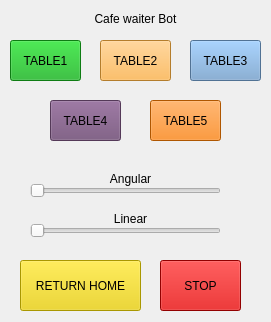
<?xml version="1.0" encoding="UTF-8"?>
<ui version="4.0">
 <class>Form</class>
 <widget class="QWidget" name="Form">
  <property name="geometry">
   <rect>
    <x>0</x>
    <y>0</y>
    <width>271</width>
    <height>322</height>
   </rect>
  </property>
  <property name="windowTitle">
   <string>Form</string>
  </property>
  <widget class="QLabel" name="label">
   <property name="geometry">
    <rect>
     <x>80</x>
     <y>10</y>
     <width>111</width>
     <height>17</height>
    </rect>
   </property>
   <property name="autoFillBackground">
    <bool>false</bool>
   </property>
   <property name="text">
    <string>Cafe waiter Bot</string>
   </property>
   <property name="alignment">
    <set>Qt::AlignCenter</set>
   </property>
  </widget>
  <widget class="QPushButton" name="pushButton">
   <property name="geometry">
    <rect>
     <x>10</x>
     <y>40</y>
     <width>71</width>
     <height>41</height>
    </rect>
   </property>
   <property name="styleSheet">
    <string notr="true">background-color: rgb(19, 174, 27);</string>
   </property>
   <property name="text">
    <string>TABLE1</string>
   </property>
  </widget>
  <widget class="QPushButton" name="pushButton_6">
   <property name="geometry">
    <rect>
     <x>100</x>
     <y>40</y>
     <width>71</width>
     <height>41</height>
    </rect>
   </property>
   <property name="styleSheet">
    <string notr="true">background-color: rgb(252, 175, 62);</string>
   </property>
   <property name="text">
    <string>TABLE2</string>
   </property>
  </widget>
  <widget class="QPushButton" name="pushButton_3">
   <property name="geometry">
    <rect>
     <x>190</x>
     <y>40</y>
     <width>71</width>
     <height>41</height>
    </rect>
   </property>
   <property name="styleSheet">
    <string notr="true">background-color: rgb(114, 159, 207);</string>
   </property>
   <property name="text">
    <string>TABLE3</string>
   </property>
  </widget>
  <widget class="QPushButton" name="pushButton_4">
   <property name="geometry">
    <rect>
     <x>50</x>
     <y>100</y>
     <width>71</width>
     <height>41</height>
    </rect>
   </property>
   <property name="styleSheet">
    <string notr="true">background-color: rgb(117, 80, 123);</string>
   </property>
   <property name="text">
    <string>TABLE4</string>
   </property>
  </widget>
  <widget class="QPushButton" name="pushButton_5">
   <property name="geometry">
    <rect>
     <x>150</x>
     <y>100</y>
     <width>71</width>
     <height>41</height>
    </rect>
   </property>
   <property name="styleSheet">
    <string notr="true">background-color: rgb(245, 121, 0);</string>
   </property>
   <property name="text">
    <string>TABLE5</string>
   </property>
  </widget>
  <widget class="QLabel" name="label_2">
   <property name="geometry">
    <rect>
     <x>100</x>
     <y>210</y>
     <width>61</width>
     <height>17</height>
    </rect>
   </property>
   <property name="autoFillBackground">
    <bool>false</bool>
   </property>
   <property name="text">
    <string>Linear</string>
   </property>
   <property name="alignment">
    <set>Qt::AlignCenter</set>
   </property>
  </widget>
  <widget class="QLabel" name="label_3">
   <property name="geometry">
    <rect>
     <x>100</x>
     <y>170</y>
     <width>61</width>
     <height>17</height>
    </rect>
   </property>
   <property name="autoFillBackground">
    <bool>false</bool>
   </property>
   <property name="text">
    <string>Angular</string>
   </property>
   <property name="textFormat">
    <enum>Qt::PlainText</enum>
   </property>
   <property name="alignment">
    <set>Qt::AlignCenter</set>
   </property>
  </widget>
  <widget class="QSlider" name="horizontalSlider">
   <property name="geometry">
    <rect>
     <x>30</x>
     <y>180</y>
     <width>191</width>
     <height>21</height>
    </rect>
   </property>
   <property name="orientation">
    <enum>Qt::Horizontal</enum>
   </property>
  </widget>
  <widget class="QSlider" name="horizontalSlider_2">
   <property name="geometry">
    <rect>
     <x>30</x>
     <y>220</y>
     <width>191</width>
     <height>21</height>
    </rect>
   </property>
   <property name="orientation">
    <enum>Qt::Horizontal</enum>
   </property>
  </widget>
  <widget class="QPushButton" name="pushButton_7">
   <property name="geometry">
    <rect>
     <x>20</x>
     <y>260</y>
     <width>121</width>
     <height>51</height>
    </rect>
   </property>
   <property name="styleSheet">
    <string notr="true">background-color: rgb(237, 212, 0);</string>
   </property>
   <property name="text">
    <string>RETURN HOME</string>
   </property>
  </widget>
  <widget class="QPushButton" name="pushButton_2">
   <property name="geometry">
    <rect>
     <x>160</x>
     <y>260</y>
     <width>81</width>
     <height>51</height>
    </rect>
   </property>
   <property name="styleSheet">
    <string notr="true">background-color: rgb(204, 0, 0);</string>
   </property>
   <property name="text">
    <string>STOP</string>
   </property>
  </widget>
 </widget>
 <resources/>
 <connections/>
</ui>
